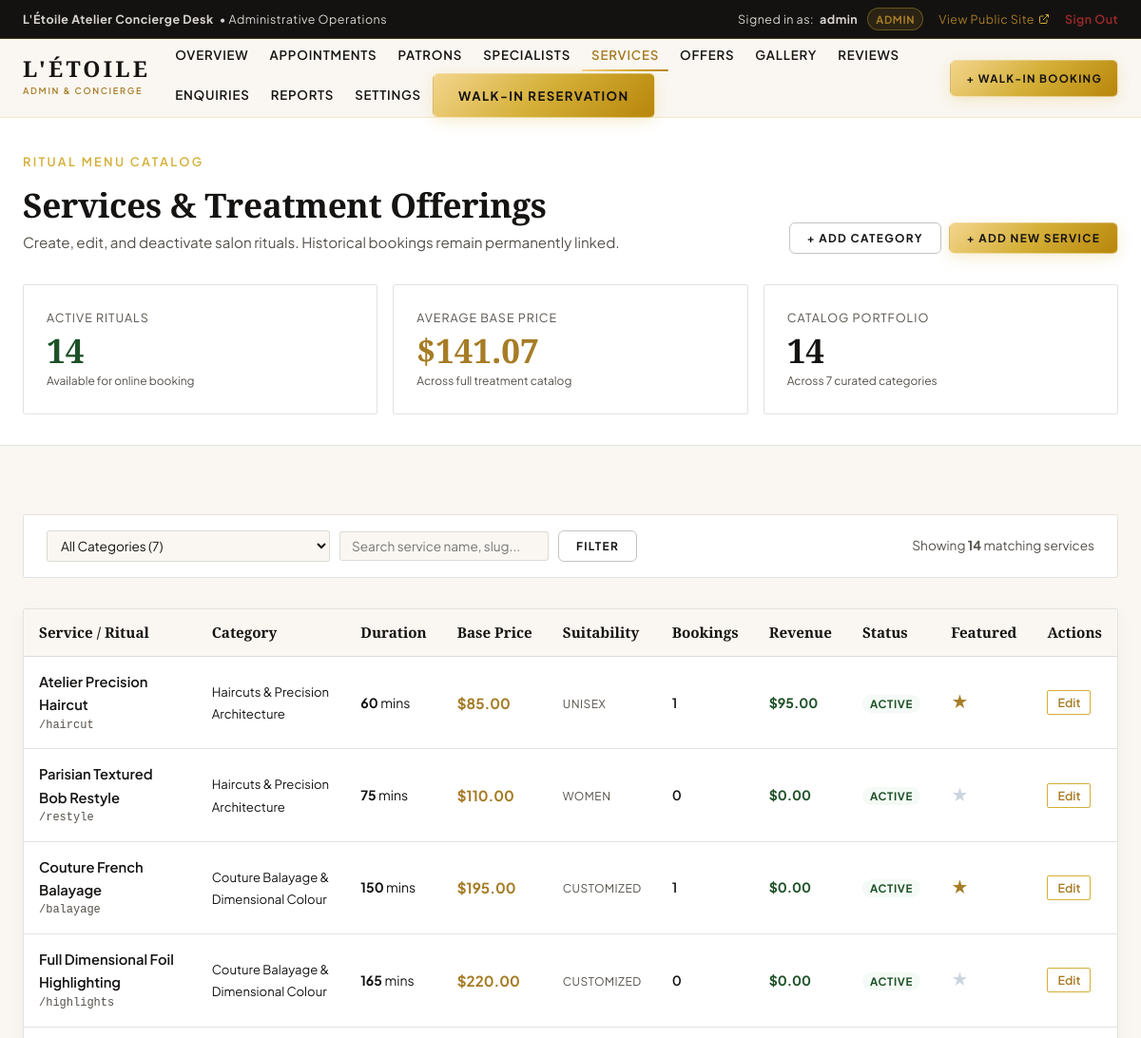
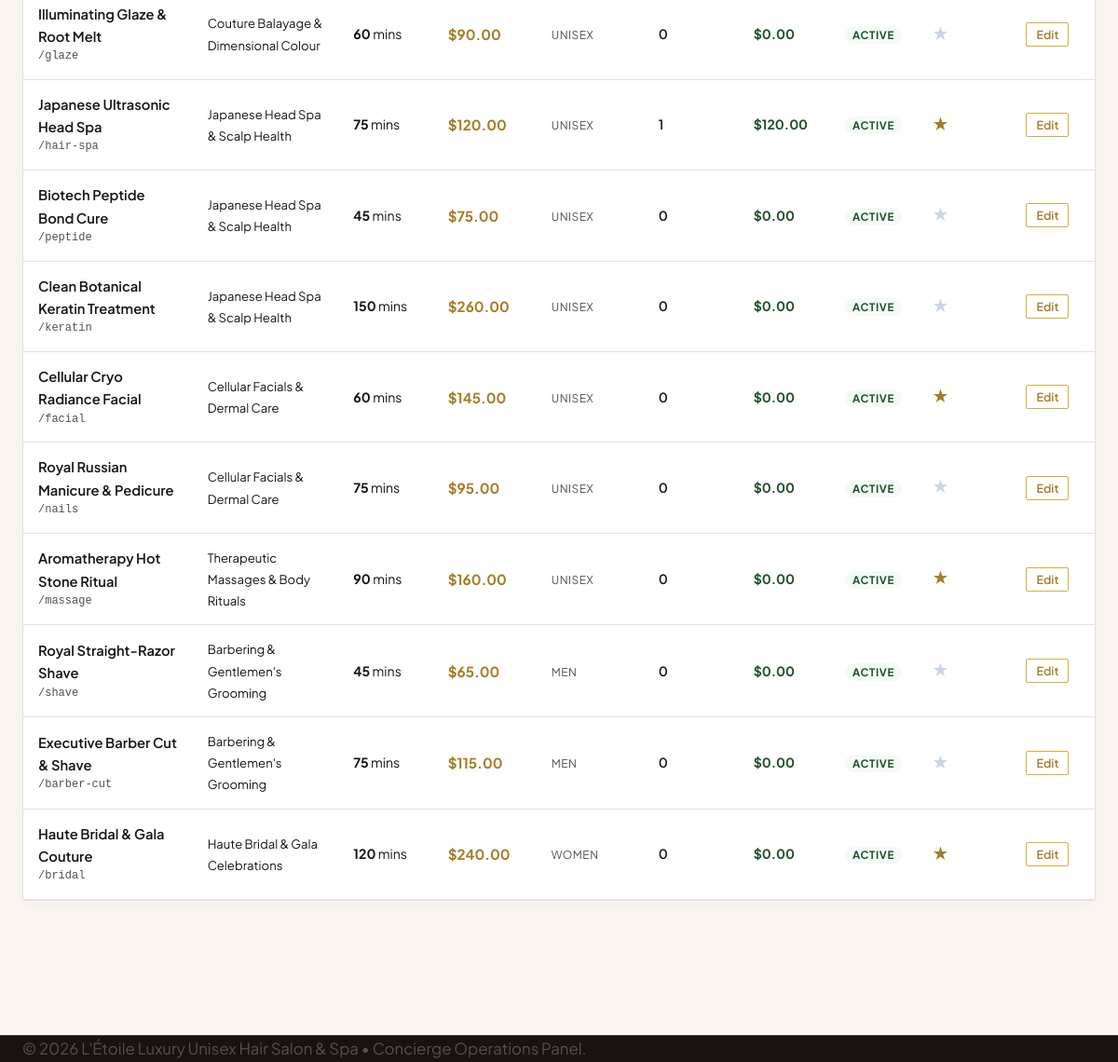
/admin-services.php (signed in), run on the app's committed database (2 pictures, top to bottom).
### tables this page shows
CREATE TABLE `services` (
  `id` INT UNSIGNED NOT NULL AUTO_INCREMENT,
  `category_id` INT UNSIGNED NOT NULL,
  `slug` VARCHAR(80) NOT NULL COMMENT 'Service slug e.g. haircut, balayage, matches frontend booking links',
  `name` VARCHAR(120) NOT NULL,
  `short_description` VARCHAR(255) NOT NULL,
  `full_description` TEXT NULL DEFAULT NULL,
  `gender_suitability` ENUM('Unisex', 'Women', 'Men', 'Customized') NOT NULL DEFAULT 'Unisex',
  `duration_minutes` SMALLINT UNSIGNED NOT NULL DEFAULT 60,
  `price` DECIMAL(10,2) NOT NULL DEFAULT 0.00 COMMENT 'Sample base price in USD',
  `image_url` VARCHAR(255) NULL DEFAULT NULL,
  `is_featured` TINYINT(1) NOT NULL DEFAULT 0,
  `is_active` TINYINT(1) NOT NULL DEFAULT 1,
  `display_order` SMALLINT UNSIGNED NOT NULL DEFAULT 0,
  `created_at` TIMESTAMP NOT NULL DEFAULT CURRENT_TIMESTAMP,
  `updated_at` TIMESTAMP NOT NULL DEFAULT CURRENT_TIMESTAMP ON UPDATE CURRENT_TIMESTAMP,
  PRIMARY KEY (`id`),
  UNIQUE KEY `uk_services_slug` (`slug`),
  KEY `idx_services_category` (`category_id`),
  KEY `idx_services_featured` (`is_featured`),
  KEY `idx_services_active` (`is_active`),
  CONSTRAINT `fk_services_category` FOREIGN KEY (`category_id`) REFERENCES `service_categories` (`id`) ON DELETE RESTRICT ON UPDATE CASCADE
);

CREATE TABLE `service_categories` (
  `id` INT UNSIGNED NOT NULL AUTO_INCREMENT,
  `slug` VARCHAR(50) NOT NULL COMMENT 'Category identifier matching data-filter tabs',
  `name` VARCHAR(80) NOT NULL,
  `description` TEXT NULL DEFAULT NULL,
  `display_order` SMALLINT UNSIGNED NOT NULL DEFAULT 0,
  `is_active` TINYINT(1) NOT NULL DEFAULT 1,
  `created_at` TIMESTAMP NOT NULL DEFAULT CURRENT_TIMESTAMP,
  PRIMARY KEY (`id`),
  UNIQUE KEY `uk_categories_slug` (`slug`),
  KEY `idx_categories_active` (`is_active`, `display_order`)
);

### includes/validator.php (called while the page is built, shortened)
<?php
function e(?string $string): string {
    return htmlspecialchars((string)$string, ENT_QUOTES | ENT_SUBSTITUTE, 'UTF-8');
}

### admin-services.php (the view, shortened to what this page needs)
<?php
try {
    $pdo = Database::getConnection();
    $catStmt = $pdo->query("SELECT id, slug, name, description, display_order FROM service_categories ORDER BY display_order ASC, name ASC");
    $categories = $catStmt->fetchAll();
    $searchQ   = trim((string)($_GET['q'] ?? ''));
    $where = ["1=1"];
    $params = [];
    $whereSql = implode(' AND ', $where);
    $servicesStmt = $pdo->prepare("
        SELECT
            s.id,
            s.category_id,
            s.slug,
            s.name,
            s.short_description,
            s.full_description,
            s.gender_suitability,
            s.duration_minutes,
            s.price,
            s.image_url,
            s.is_featured,
            s.is_active,
            s.display_order,
            sc.name AS category_name,
            COUNT(a.id) AS booking_count,
            COALESCE(SUM(CASE WHEN a.status IN ('confirmed', 'completed') THEN a.total_price ELSE 0 END), 0) AS total_revenue
        FROM services s
        JOIN service_categories sc ON s.category_id = sc.id
        LEFT JOIN appointments a ON s.id = a.service_id
        WHERE {$whereSql}
        GROUP BY s.id
        ORDER BY sc.display_order ASC, s.display_order ASC, s.name ASC
    ");
    $servicesStmt->execute($params);
    $services = $servicesStmt->fetchAll();
    $statRow = $pdo->query("
        SELECT
            COUNT(*) AS total_count,
            SUM(CASE WHEN is_active = 1 THEN 1 ELSE 0 END) AS active_count,
            AVG(price) AS average_price
        FROM services
    ")->fetch();
    $totalServices = (int)($statRow['total_count'] ?? 0);
    $activeCount   = (int)($statRow['active_count'] ?? 0);
    $avgPrice      = (float)($statRow['average_price'] ?? 0);
} catch (Exception $e) {
    AppLogger::error("Services administration error: " . $e->getMessage());
    $categories = [];
    $services = [];
    $statusError = "Could not load services catalog from database.";
    $totalServices = 0; $activeCount = 0; $avgPrice = 0;
}
?>
<!DOCTYPE html>
<html lang="en">
<head>
  <link rel="stylesheet" href="assets/css/style.css">
  <link rel="stylesheet" href="assets/css/responsive.css">
</head>
<body style="background-color: var(--color-ivory);">
  <?php require_once __DIR__ . '/includes/admin-nav.php'; ?>
  <section style="background-color: var(--color-white); border-bottom: 1px solid var(--color-charcoal-border); padding: var(--space-xl) 0;">
    <div class="container">
      <div style="display:flex; justify-content:space-between; align-items:flex-end; flex-wrap:wrap; gap:var(--space-md);">
        <div>
          <span class="eyebrow eyebrow-no-line">Ritual Menu Catalog</span>
          <h1 style="font-family: var(--font-serif); font-size: 2.2rem; color: var(--color-charcoal); margin: 4px 0 6px;">
            Services &amp; Treatment Offerings
          </h1>
          <p style="color: var(--color-charcoal-muted); margin: 0; font-size: 0.95rem;">
            Create, edit, and deactivate salon rituals. Historical bookings remain permanently linked.
          </p>
        </div>
        <div style="display:flex; gap:8px;">
          <button type="button" id="btnOpenNewCategory" class="btn btn-outline btn-sm">+ Add Category</button>
          <button type="button" id="btnOpenNewService" class="btn btn-champagne btn-sm">+ Add New Service</button>
        </div>
      </div>
      <div style="display:grid; grid-template-columns: repeat(auto-fit, minmax(200px, 1fr)); gap:var(--space-md); margin-top:var(--space-xl);">
        <div class="kpi-card">
          <div class="kpi-label">Active Rituals</div>
          <div class="kpi-val" style="color:#1E5128;"><?php echo $activeCount; ?></div>
          <div style="font-size:0.75rem; color:var(--color-charcoal-muted); margin-top:4px;">Available for online booking</div>
        </div>
        <div class="kpi-card">
          <div class="kpi-label">Average Base Price</div>
          <div class="kpi-val" style="color:var(--color-champagne-dark);">
            $<?php echo number_format($avgPrice, 2); ?>
          </div>
          <div style="font-size:0.75rem; color:var(--color-charcoal-muted); margin-top:4px;">Across full treatment catalog</div>
        </div>
        <div class="kpi-card">
          <div class="kpi-label">Catalog Portfolio</div>
          <div class="kpi-val"><?php echo $totalServices; ?></div>
          <div style="font-size:0.75rem; color:var(--color-charcoal-muted); margin-top:4px;">Across <?php echo count($categories); ?> curated categories</div>
        </div>
      </div>
    </div>
  </section>
  <main style="padding: var(--space-3xl) 0 var(--space-4xl);">
    <div class="container">
      <div style="background:#FFFFFF; border:1px solid var(--color-charcoal-border); padding:var(--space-md) var(--space-lg); border-radius:var(--radius-xs); margin-bottom:var(--space-xl); display:flex; justify-content:space-between; align-items:center; flex-wrap:wrap; gap:12px;">
        <form action="admin-services.php" method="GET" style="display:flex; gap:10px; flex-wrap:wrap; align-items:center;">
          <div>
            <select name="cat" class="form-control" style="font-size:0.85rem; padding:6px 10px;" onchange="this.form.submit()">
              <option value="all">All Categories (<?php echo count($categories); ?>)</option>
            </select>
          </div>
          <div>
            <input type="text" name="q" placeholder="Search service name, slug..." value="<?php echo e($searchQ); ?>" class="form-control" style="font-size:0.85rem; padding:6px 12px; width:220px;">
          </div>
          <button type="submit" class="btn btn-outline btn-sm">Filter</button>
        </form>
        <div style="font-size:0.85rem; color:var(--color-charcoal-muted);">
          Showing <strong><?php echo count($services); ?></strong> matching services
        </div>
      </div>
      <div class="service-category-block">
        <?php if (empty($services)): ?>
          <div style="text-align:center; padding:40px 20px;">
            <p style="color:var(--color-charcoal-muted); margin-bottom:12px;">No services match your active filter.</p>
            <a href="admin-services.php" class="btn btn-outline btn-sm">Reset Filter</a>
          </div>
        <?php else: ?>
          <table class="admin-table">
            <thead>
              <tr>
                <th>Service / Ritual</th>
                <th>Category</th>
                <th>Duration</th>
                <th>Base Price</th>
                <th>Suitability</th>
                <th>Bookings</th>
                <th>Revenue</th>
                <th>Status</th>
                <th>Featured</th>
                <th>Actions</th>
              </tr>
            </thead>
            <tbody>
              <?php foreach ($services as $srv): ?>
                <?php
                  $isActive = (int)$srv['is_active'] === 1;
                  $isFeat   = (int)$srv['is_featured'] === 1;
                  $jsonSrv  = htmlspecialchars(json_encode($srv), ENT_QUOTES, 'UTF-8');
                ?>
                <tr>
                  <td>
                    <div style="font-weight:600; color:var(--color-charcoal); font-size:0.92rem;">
                      <?php echo e($srv['name']); ?>
                    </div>
                    <div style="font-size:0.75rem; color:var(--color-charcoal-muted); font-family:monospace;">
                      /<?php echo e($srv['slug']); ?>
                    </div>
                  </td>
                  <td>
                    <span style="font-size:0.82rem; color:var(--color-charcoal);">
                      <?php echo e($srv['category_name']); ?>
                    </span>
                  </td>
                  <td>
                    <strong><?php echo (int)$srv['duration_minutes']; ?></strong> mins
                  </td>
                  <td>
                    <strong style="color:var(--color-champagne-dark); font-size:0.95rem;">
                      $<?php echo number_format((float)$srv['price'], 2); ?>
                    </strong>
                  </td>
                  <td>
                    <span style="font-size:0.75rem; text-transform:uppercase; letter-spacing:0.04em; color:var(--color-charcoal-muted);">
                      <?php echo e($srv['gender_suitability']); ?>
                    </span>
                  </td>
                  <td>
                    <span style="font-weight:600;"><?php echo (int)$srv['booking_count']; ?></span>
                  </td>
                  <td>
                    <strong style="color:#1E5128;">
                      $<?php echo number_format((float)$srv['total_revenue'], 2); ?>
                    </strong>
                  </td>
                  <td>
                    <form action="admin-services.php" method="POST" style="display:inline;">
                      <button type="submit" class="badge-status <?php echo $isActive ? 'badge-active' : 'badge-inactive'; ?>" style="border:none; cursor:pointer;" title="Click to toggle activation">
                        <?php echo $isActive ? 'Active' : 'Deactivated'; ?>
                      </button>
                    </form>
                  </td>
                  <td>
                    <form action="admin-services.php" method="POST" style="display:inline;">
                      <button type="submit" style="background:none; border:none; cursor:pointer; font-size:1.1rem; color:<?php echo $isFeat ? 'var(--color-champagne-dark)' : '#CBD5E1'; ?>;" title="Toggle homepage highlight">
                        &#9733;
                      </button>
                    </form>
                  </td>
                  <td>
                    <div style="display:flex; gap:6px;">
                      <button type="button" class="btn-action-sm btn-edit-service" data-service="<?php echo $jsonSrv; ?>">
                        Edit
                      </button>
                    </div>
                  </td>
                </tr>
              <?php endforeach; ?>
            </tbody>
          </table>
        <?php endif; ?>
      </div>
    </div>
  </main>
  <footer class="site-footer" role="contentinfo">
    <div class="container footer-bottom-inner">
      <p>&copy; <?php echo date('Y'); ?> L'Étoile Luxury Unisex Hair Salon &amp; Spa &bull; Concierge Operations Panel.</p>
    </div>
  </footer>
</body>
</html>

### admin-services.php (style rules this page uses)
.kpi-card { background: var(--color-white); border: 1px solid var(--color-charcoal-border); border-radius: var(--radius-xs); padding: var(--space-lg); transition: border-color var(--transition-fast); }
.kpi-val { font-family: var(--font-serif); font-size: 2.2rem; font-weight: 600; color: var(--color-charcoal); line-height: 1.1; margin-top: 4px; }
.kpi-label { font-size: 0.78rem; text-transform: uppercase; letter-spacing: 0.08em; color: var(--color-charcoal-muted); }
.admin-table { width: 100%; border-collapse: collapse; text-align: left; font-size: 0.88rem; }
.admin-table th { background: var(--color-ivory); color: var(--color-charcoal); font-family: var(--font-serif); font-size: 0.95rem; font-weight: 600; padding: 12px 16px; border-bottom: 1px solid var(--color-charcoal-border); white-space: nowrap; }
.admin-table td { padding: 14px 16px; border-bottom: 1px solid var(--color-charcoal-border); vertical-align: middle; }
.service-category-block { background: var(--color-white); border: 1px solid var(--color-charcoal-border); border-radius: var(--radius-xs); margin-bottom: var(--space-2xl); box-shadow: var(--shadow-subtle); overflow-x: auto; }
.badge-status { display: inline-block; padding: 2px 8px; font-size: 0.72rem; font-weight: 700; text-transform: uppercase; letter-spacing: 0.06em; border-radius: 12px; }
.badge-active { background: #F4FAF5; color: #1E5128; border: 1px solid #8FD19E; }
.btn-action-sm { display: inline-block; padding: 4px 10px; font-size: 0.78rem; border-radius: 2px; cursor: pointer; border: 1px solid var(--color-champagne); background: transparent; color: var(--color-champagne-dark); text-decoration: none; font-weight: 600; }

### data on the page
services: name "Atelier Precision Haircut", slug "haircut", category.name "Haircuts & Precision Architecture", duration_minutes "60", price "85.00", gender_suitability "UNISEX", booking_count "1", total_revenue "95.00", is_active "ACTIVE"
services: name "Parisian Textured Bob Restyle", slug "restyle", category.name "Haircuts & Precision Architecture", duration_minutes "75", price "110.00", gender_suitability "WOMEN", booking_count "0", total_revenue "0.00", is_active "ACTIVE"
services: name "Couture French Balayage", slug "balayage", category.name "Couture Balayage & Dimensional Colour", duration_minutes "150", price "195.00", gender_suitability "CUSTOMIZED", booking_count "1", total_revenue "0.00", is_active "ACTIVE"
services: name "Full Dimensional Foil Highlighting", slug "highlights", category.name "Couture Balayage & Dimensional Colour", duration_minutes "165", price "220.00", gender_suitability "CUSTOMIZED", booking_count "0", total_revenue "0.00", is_active "ACTIVE"
services: name "Illuminating Glaze & Root Melt", slug "glaze", category.name "Couture Balayage & Dimensional Colour", duration_minutes "60", price "90.00", gender_suitability "UNISEX", booking_count "0", total_revenue "0.00", is_active "ACTIVE"
services: name "Japanese Ultrasonic Head Spa", slug "hair-spa", category.name "Japanese Head Spa & Scalp Health", duration_minutes "75", price "120.00", gender_suitability "UNISEX", booking_count "1", total_revenue "120.00", is_active "ACTIVE"
services: name "Biotech Peptide Bond Cure", slug "peptide", category.name "Japanese Head Spa & Scalp Health", duration_minutes "45", price "75.00", gender_suitability "UNISEX", booking_count "0", total_revenue "0.00", is_active "ACTIVE"
services: name "Clean Botanical Keratin Treatment", slug "keratin", category.name "Japanese Head Spa & Scalp Health", duration_minutes "150", price "260.00", gender_suitability "UNISEX", booking_count "0", total_revenue "0.00", is_active "ACTIVE"
services: name "Cellular Cryo Radiance Facial", slug "facial", category.name "Cellular Facials & Dermal Care", duration_minutes "60", price "145.00", gender_suitability "UNISEX", booking_count "0", total_revenue "0.00", is_active "ACTIVE"
services: name "Royal Russian Manicure & Pedicure", slug "nails", category.name "Cellular Facials & Dermal Care", duration_minutes "75", price "95.00", gender_suitability "UNISEX", booking_count "0", total_revenue "0.00", is_active "ACTIVE"
services: name "Aromatherapy Hot Stone Ritual", slug "massage", category.name "Therapeutic Massages & Body Rituals", duration_minutes "90", price "160.00", gender_suitability "UNISEX", booking_count "0", total_revenue "0.00", is_active "ACTIVE"
services: name "Royal Straight-Razor Shave", slug "shave", category.name "Barbering & Gentlemen's Grooming", duration_minutes "45", price "65.00", gender_suitability "MEN", booking_count "0", total_revenue "0.00", is_active "ACTIVE"
services: name "Executive Barber Cut & Shave", slug "barber-cut", category.name "Barbering & Gentlemen's Grooming", duration_minutes "75", price "115.00", gender_suitability "MEN", booking_count "0", total_revenue "0.00", is_active "ACTIVE"
services: name "Haute Bridal & Gala Couture", slug "bridal", category.name "Haute Bridal & Gala Celebrations", duration_minutes "120", price "240.00", gender_suitability "WOMEN", booking_count "0", total_revenue "0.00", is_active "ACTIVE"

### other printed values
$currentUser['username'] "admin"
$currentUser['role'] "ADMIN"
$activeCount "14"
$avgPrice "141.07"
$totalServices "14"
count($categories) "7"
count($services) "14"
